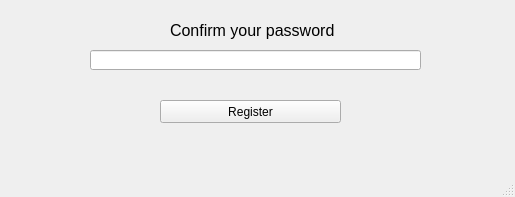
<?xml version="1.0" encoding="UTF-8"?>
<ui version="4.0">
 <class>Register</class>
 <widget class="QMainWindow" name="Register">
  <property name="geometry">
   <rect>
    <x>0</x>
    <y>0</y>
    <width>515</width>
    <height>197</height>
   </rect>
  </property>
  <property name="windowTitle">
   <string>MainWindow</string>
  </property>
  <widget class="QWidget" name="centralwidget">
   <widget class="QLabel" name="label">
    <property name="geometry">
     <rect>
      <x>170</x>
      <y>10</y>
      <width>181</width>
      <height>41</height>
     </rect>
    </property>
    <property name="text">
     <string>&lt;html&gt;&lt;head/&gt;&lt;body&gt;&lt;p&gt;&lt;span style=&quot; font-size:12pt;&quot;&gt;Confirm your password&lt;/span&gt;&lt;/p&gt;&lt;/body&gt;&lt;/html&gt;</string>
    </property>
   </widget>
   <widget class="QLineEdit" name="lineEdit">
    <property name="geometry">
     <rect>
      <x>90</x>
      <y>50</y>
      <width>331</width>
      <height>20</height>
     </rect>
    </property>
   </widget>
   <widget class="QPushButton" name="pushButton">
    <property name="geometry">
     <rect>
      <x>160</x>
      <y>100</y>
      <width>181</width>
      <height>23</height>
     </rect>
    </property>
    <property name="text">
     <string>Register</string>
    </property>
   </widget>
  </widget>
  <widget class="QMenuBar" name="menubar">
   <property name="geometry">
    <rect>
     <x>0</x>
     <y>0</y>
     <width>515</width>
     <height>21</height>
    </rect>
   </property>
  </widget>
  <widget class="QStatusBar" name="statusbar"/>
 </widget>
 <resources/>
 <connections/>
</ui>
